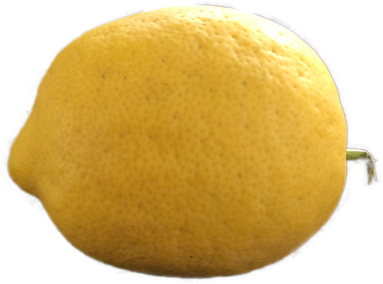
#> input picture ImageProcessing/data/lemon_example/foregrounds/lemon_01.png, 383 x 284 px
$ jupyter execute --allow-errors image-composition.ipynb
#> lines starting #> are read from the running program, lines starting #| are printed output that depends on the picture; after the words box and inside, x2 and y2 are one past the last pixel; in counts of white or black regions, pixels touching at a corner belong together
# Image processing tutorial

## References
https://www.immersivelimit.com/tutorials/create-coco-annotations-from-scratch

### Import libraries

[cell 1]
# python libraries
import os
import random
import errno
import csv

# data sciense libraries
import numpy as np

# display libraries
import matplotlib.pyplot as plt
from IPython.display import display

# image processing libraries
from PIL import Image
import cv2

#### Foreground image.
Read foreground image and display.

##### Color notes

White	   #FFFFFF	<br>
100%(Red)  (255)    <br>
100%(Green)(255)    <br>
100%(Blue) (255)    <br>
Black	  #000000	<br>

[cell 2]
foreground = Image.open('../data/lemon_example/foregrounds/lemon_01.png')
#> foreground is the input picture: PIL image 383x284 RGBA; mean R, G, B, A 138.5, 107.6, 39.6, 170.5
fg_img_array = np.asarray(foreground)
print('Foreground image shape ', fg_img_array.shape)
#| Foreground image shape  (284, 383, 4)
plt.imshow(fg_img_array)
#> (this line was passed over: IPython is not available in this run)
plt.show()

[cell 3]
# another way to display image
display(foreground)

#### Foreground images requires transparency which is checked below
For foreground images which are .png images provides transparency information.
We can think of all image with full black color (which value is 0) as background. And if we have lemon image on that
then we have values not equal to zero in that part of image, usually in white color (i.e., value 255 or some thing like that).
Here we check for alpha for zero beacuse if we have transparency we can look background color zero value in other part of image
other than lemon part of the image.

[cell 4]
foreground_alpha = np.array(foreground.getchannel(3))
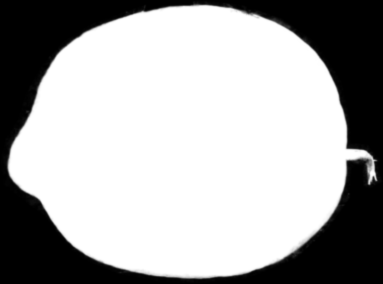
#> foreground_alpha: shape (284, 383); min 0, max 255, mean 170.5
assert np.any(foreground_alpha == 0), 'foreground needs to have some transparency: {}'.format(foreground_path)

#### Background image
Open back ground image and convert it to RGBA type which contains alpha channel.

[cell 5]
background = Image.open('../data/lemon_example/backgrounds/bg_01.jpg')
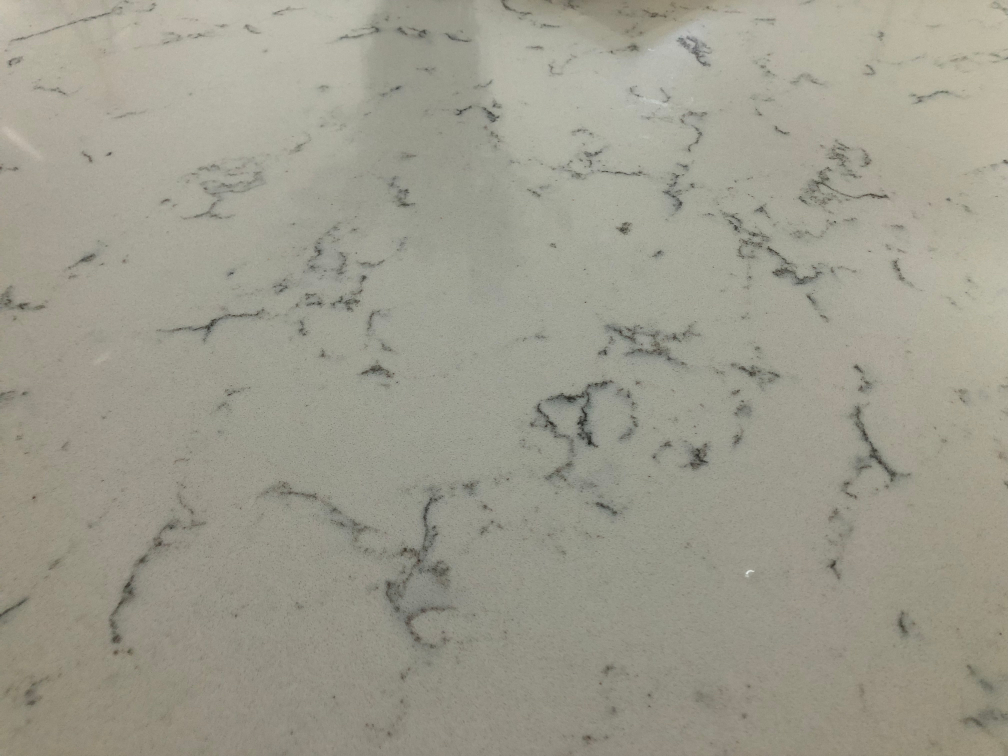
#> input picture ImageProcessing/data/lemon_example/backgrounds/bg_01.jpg, 1008 x 756 px
#> background is the input picture: PIL image 1008x756 RGB; mean R, G, B 157, 155.1, 141.5
print('Background image shape ', np.asarray(background).shape) # note for jpg there is no alpha channel
#| Background image shape  (756, 1008, 3)
background = background.convert('RGBA')
#> background: PIL image 1008x756 RGBA
display(background)

### Perform transformations on foreground images

[cell 6]
# Rotate the foreground
angle_degrees = random.randint(0, 359)
foreground = foreground.rotate(angle_degrees, resample=Image.BICUBIC, expand=True)
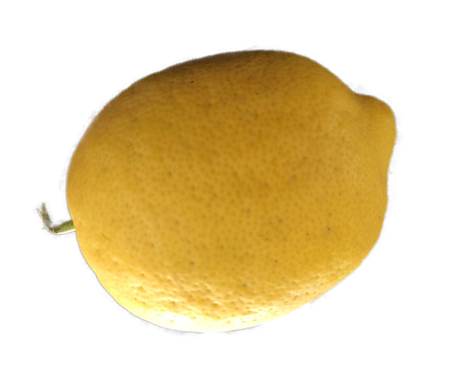
#> foreground: PIL image 451x384 RGBA; mean R, G, B, A 85.6, 66.3, 23.7, 107; transparent parts drawn white

# Scale the foreground
import random
scale = random.random() * .5 + .5 # Pick something between .5 and 1
new_size = (int(foreground.size[0] * scale), int(foreground.size[1] * scale))
#> new_size = (396, 337)
foreground = foreground.resize(new_size, resample=Image.BICUBIC)
#> foreground: PIL image 396x337 RGBA

#### Choose random postion for forground image on backgroud image.
Create new image same size as back ground where we paste our transformed foreground image at random position.
Here we create new image as same size of background image because in PIL we use 'composite' API which requires
arguments provided to be of same shape.

In addition in PIL there is following limitation

       In 'composite' we canot past foreground image with transparent back ground on top of background image directly,
       so we create new mask image (new_alpha_mask)separetely with black color back ground with size same as
       orignal background image and pasting transformed foreground alpha mask on created mask image (new_alpha_mask).

       e.g., composite = Image.composite(new_foreground, background, new_alpha_mask)

##### PIL Composite API

PIL.Image.composite(image1, image2, mask)
Create composite image by blending images using a transparency mask.

Parameters
image1 – The first image.

image2 – The second image. Must have the same mode and size as the first image.

mask – A mask image. This image can have mode “1”, “L”, or “RGBA”, and must have the same size as the other two images.


[cell 7]
# Choose a random x,y position for the foreground
max_xy_position = (background.size[0] - foreground.size[0], background.size[1] - foreground.size[1])
#> max_xy_position = (612, 419)
assert max_xy_position[0] >= 0 and max_xy_position[1] >= 0, \
    'foreground {} is to big for the background {}'.format(foreground_path, background_path)

paste_position = (random.randint(0, max_xy_position[0]), random.randint(0, max_xy_position[1]))
#> paste_position = (430, 20)

print('foreground image to be pasted at position ', paste_position)
#| foreground image to be pasted at position  (430, 20)

# Create a new foreground image as large as the background and paste it on top.
# Here color = (0, 0, 0, 0) Back ground color is black, but we are having transperncy (alpha) value as 0 means zero visibility
# i.e., once image is on top of the image, the image behind is not seen.

new_foreground = Image.new('RGBA', background.size, (0,0,0,0))
#> new_foreground: PIL image 1008x756 RGBA; every value is 0
# display(new_foreground)
new_foreground.show()
cv2.waitKey(0)
#closing all open windows
cv2.destroyAllWindows()

#### new_foreground = Image.new('RGBA', background.size, (0,0,0,100)) produes following output

#### new_foreground = Image.new('RGBA', background.size, (0,0,0,0))

[cell 8]
new_foreground.paste(foreground, paste_position)
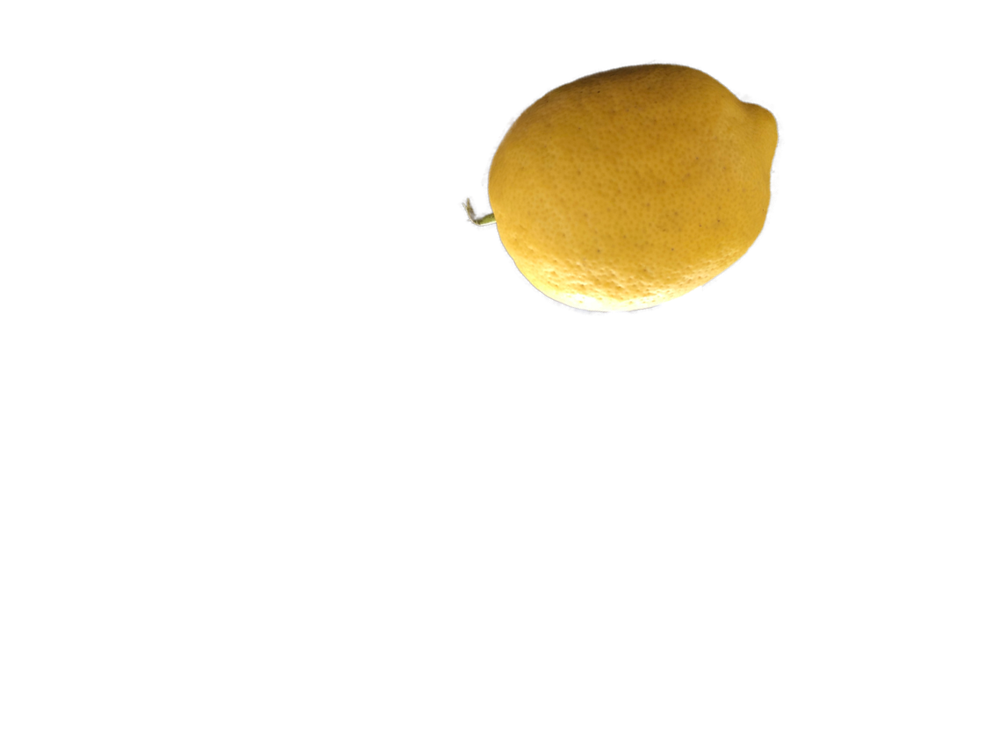
#> new_foreground: PIL image 1008x756 RGBA; mean R, G, B, A 15, 11.6, 4.2, 18.7; transparent parts drawn white
new_foreground.show()

#waits for user to press any key
#(this is necessary to avoid Python kernel form crashing)
cv2.waitKey(0)

#closing all open windows
cv2.destroyAllWindows()

[cell 9]
alpha_mask = foreground.getchannel(3) # we can think of transparency channel (alpha channel as ). To my understanding for
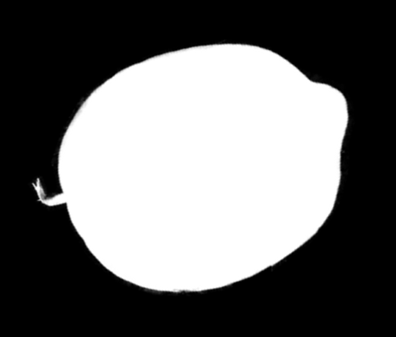
#> alpha_mask: PIL image 396x337 L; min 0, max 255, mean 107
                                      # alpha channel we remove background (if we have black ground in original image).
                                      #  A value of 0 means that the pixel is fully transparent and does not provide any
                                      # coverage information;
                                      # i.e. there is no occlusion at the image pixel window because the geometry
                                      # did not overlap this pixel. A value of 1 means that the pixel is
                                      # fully opaque because the geometry completely overlaps the pixel window
print('alpha channel shape ', np.array(alpha_mask).shape)
#| alpha channel shape  (337, 396)
print('alpha mask 80 80 value ', np.array(alpha_mask)[80][80]) # notice here middle we have non zero value and where black color
#| alpha mask 80 80 value  0
alphaData = foreground.tobytes("raw", "A")               # is present value is zero.
print ('Number of bytes in image is', len(alphaData))
#| Number of bytes in image is 133452

display(alpha_mask)

[cell 10]
# https://pillow.readthedocs.io/en/stable/handbook/concepts.html#concept-modes.
# L (8-bit pixels, black and white)
# RGBA  (4x8-bit pixels, true color with transparency mask)
# L means gray scale every pixel value is between 0 and 1.
# Below color =0 means black.
new_alpha_mask = Image.new('L', background.size, color=0)
#> new_alpha_mask: PIL image 1008x756 L; every value is 0
print('new_alpha mask number of bands are ', len(new_foreground.getbands()))
#| new_alpha mask number of bands are  4
print('new_alpha mask image mode is ', new_foreground.mode)
#| new_alpha mask image mode is  RGBA
print('new_alpha mask image shape is ', new_foreground.size)
#| new_alpha mask image shape is  (1008, 756)
display(new_alpha_mask)

[cell 11]
new_alpha_mask.paste(alpha_mask, paste_position)
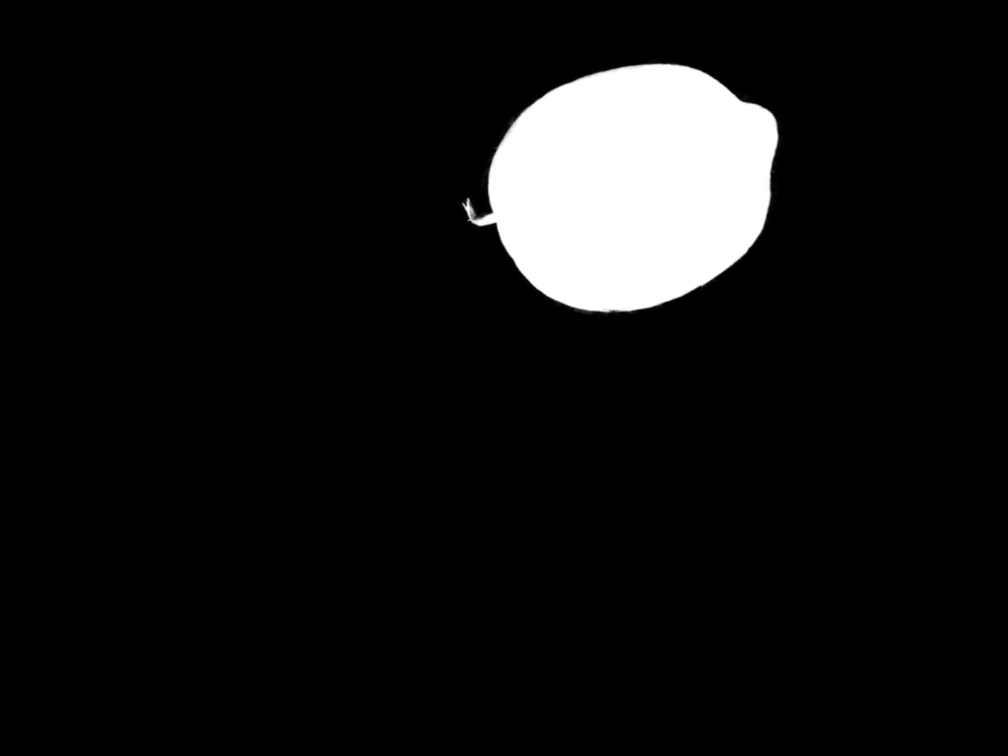
#> new_alpha_mask: PIL image 1008x756 L; min 0, max 255, mean 18.7
display(new_alpha_mask)

### Here we compose all the images i.e., transformed foreground image, background image, and foreground image mask

[cell 12]
# note below new_alpha_mask determines what is visible on top.
'''
PIL.Image.composite(image1, image2, mask)[source]
Create composite image by blending images using a transparency mask.

Parameters
image1 – The first image.

image2 – The second image. Must have the same mode and size as the first image.

mask – A mask image. This image can have mode “1”, “L”, or “RGBA”, and must have the same size as the other two images.
'''
# Below we paste foreground on top of back ground and then specify what is alpha mask.
# composite method we canot past foreground image with transparent back ground on top of background image directly.
# so we paste together first and then we will show actual image i.e., See udactiy video compose images and masks at 3:30
composite = Image.composite(new_foreground, background, new_alpha_mask) # so here we will show actual image i.e., lime with
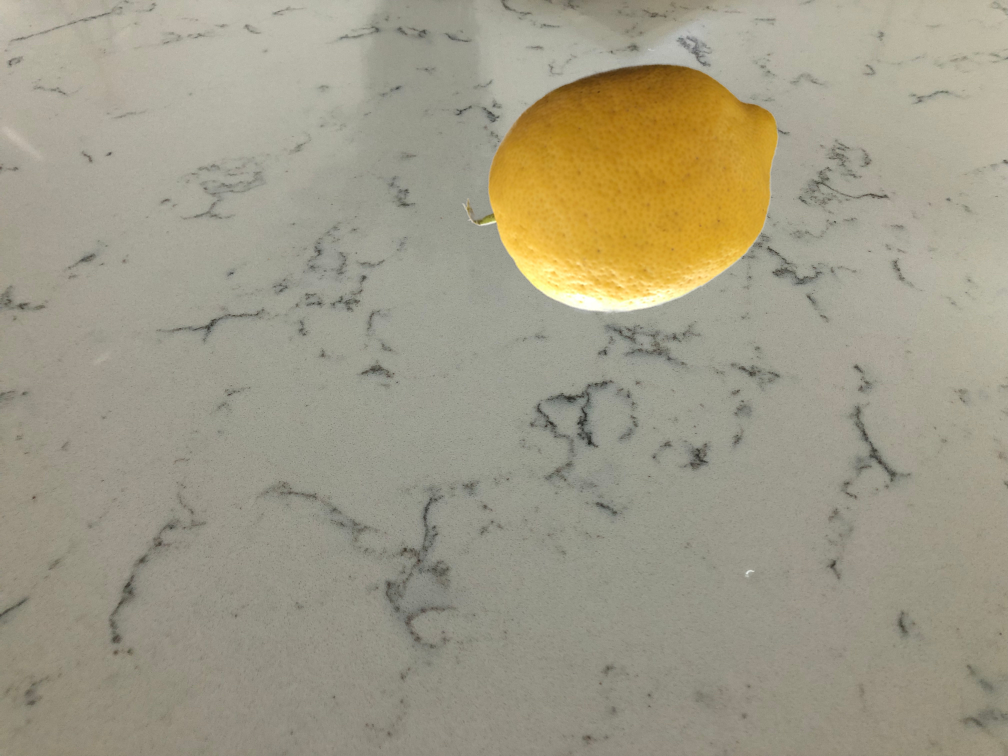
#> composite: PIL image 1008x756 RGBA; mean R, G, B, A 159.5, 154.1, 134.1, 254.8; transparent parts drawn white
                                                                        # back ground with transprency channel correctly.

display(composite)

### Create image mask
Image mask helps us in annotating automatically. With the help of image and corresponding image mask we can programatically create automations like bounding box, annotations,required for COCO format specifications.

[cell 13]
# Grab the alpha pixels above a specified threshold.
alpha_threshold = 200
mask_arr = np.array(np.greater(np.array(new_alpha_mask), alpha_threshold), dtype=np.uint8)
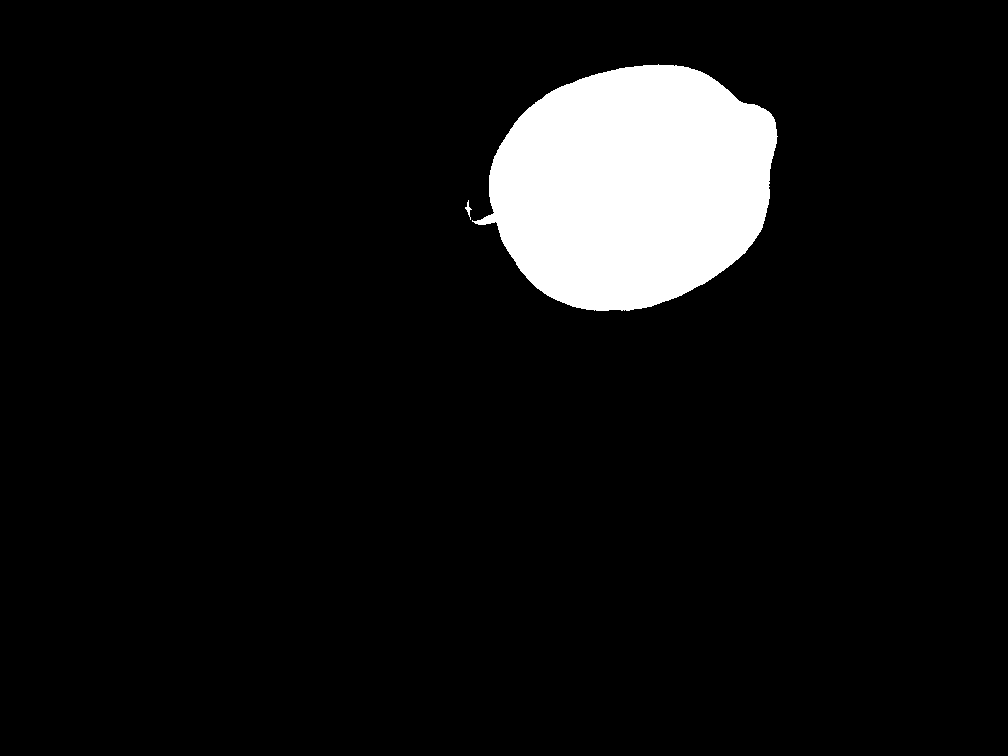
#> mask_arr: shape (756, 1008); values 0 (black) and 1 (white), 7.3% white; 2 white regions, box (x1, y1, x2, y2) and area: (472, 64, 778, 311) 55287, (465, 200, 472, 220) 46
# fromarry Creates an image memory from an object exporting the array interface (using the buffer protocol).
hard_mask = Image.fromarray(np.uint8(mask_arr) * 255, 'L')
display(hard_mask)

[cell 14]
# Grab the alpha pixels above a specified threshold
alpha_threshold = 200
mask_arr = np.array(np.greater(np.array(new_alpha_mask), alpha_threshold), dtype=np.uint8)
uint8_mask = np.uint8(mask_arr) # This is composed of 1s and 0s

composite_mask = Image.new('RGB', background.size, 0)
#> composite_mask: PIL image 1008x756 RGB; every value is 0

# Multiply the mask value (1 or 0) by the color in each RGB channel and combine to get the mask
mask_rgb_color = (255, 0, 0)
red_channel = uint8_mask * mask_rgb_color[0]
green_channel = uint8_mask * mask_rgb_color[1]
blue_channel = uint8_mask * mask_rgb_color[2]
rgb_mask_arr = np.dstack((red_channel, green_channel, blue_channel))
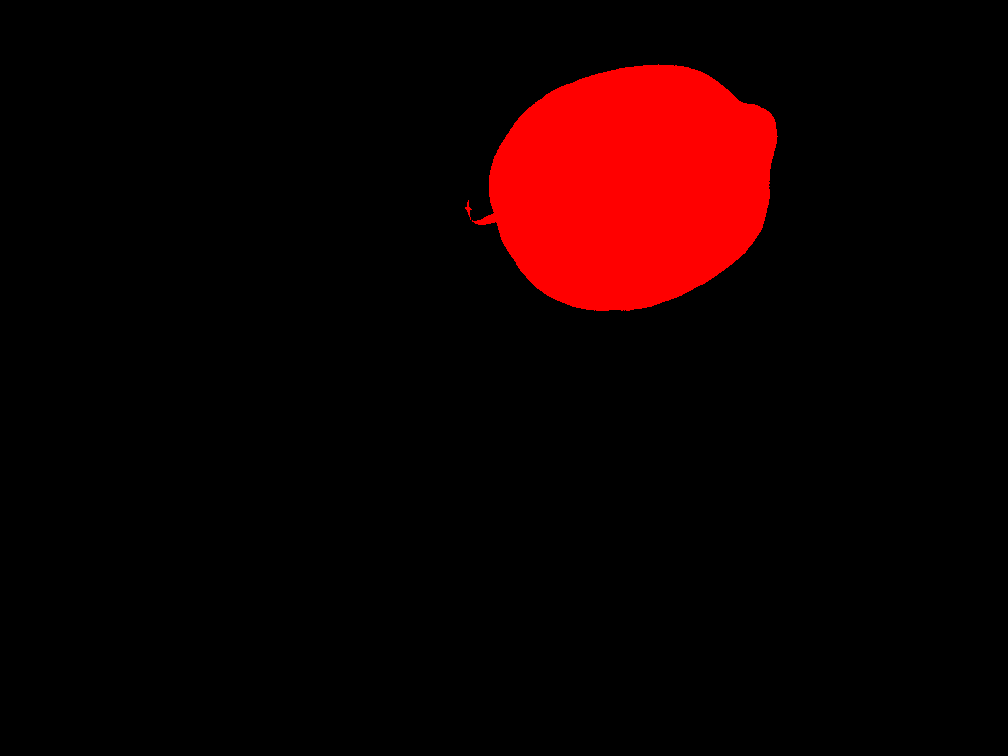
#> rgb_mask_arr: shape (756, 1008, 3); mean of channels 0, 1, 2 18.5, 0, 0; drawn as R, G, B
isolated_mask = Image.fromarray(rgb_mask_arr, 'RGB')
isolated_alpha = Image.fromarray(uint8_mask * 255, 'L')

composite_mask = Image.composite(isolated_mask, composite_mask, isolated_alpha)
display(composite_mask)

[cell 15]
# Get the smallest & largest non-zero values in each dimension and calculate the bounding box
nz = np.nonzero(hard_mask)
#> nz = 55333 positions, rows 64 to 310, columns 465 to 777

bbox = [np.min(nz[0]), np.min(nz[1]), np.max(nz[0]), np.max(nz[1])]
#> bbox = [64, 465, 310, 777]
bbox
#> Out = [64, 465, 310, 777]

[cell 16]
# study for back ground channel
ch_background = Image.open('bg_01.jpg')

ch_background.show()
cv2.waitKey(0)
#closing all open windows
cv2.destroyAllWindows()
ch_background_arr = np.array(ch_background)
print('shape of ch_background is ', ch_background.size)
#| shape of ch_background is  (1008, 756)
print('ch_background_arr ', ch_background_arr.shape)
#| ch_background_arr  (756, 1008, 3)

[cell 17]
ch_alpha_background = ch_background.convert('RGBA')
ch_background_arr = np.array(ch_alpha_background)
print('shape of ch_background is ', ch_alpha_background.size)
#| shape of ch_background is  (1008, 756)
print('ch_background_arr ', ch_background_arr.shape)
#| ch_background_arr  (756, 1008, 4)
print('value of transparent ', ch_background_arr[3] )
#> (printed output is left out)

[cell 18]
background_alpha = np.array(ch_background_arr[3])
#> background_alpha = 1008 rows, first 6: [200, 193, 175, 255], [200, 193, 175, 255], [200, 193, 177, 255], [199, 192, 176, 255], [197, 190, 174, 255], [200, 193, 177, 255]
#> (the rest of this cell did not finish here and is left out)

[cell 19]
vrk_test_new_foreground = Image.new('RGBA', background.size, (0,0,0,90))

display(vrk_test_new_foreground)
